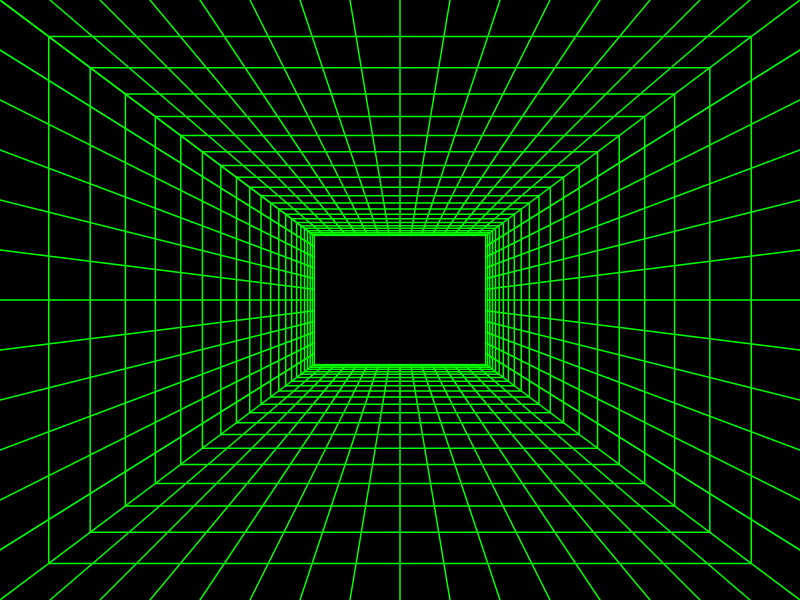
Frame 1 (no input)
Frame 60 (no input): identical to frame 1, image omitted
Frame 120 (the mouse pressed at the canvas centre since frame 60): identical to frame 1, image omitted

The p5.js sketch that drew this single still picture (run headless with seeded random() and noise() and a simulated clock; from frame 60 on, the mouse is pressed at the canvas centre):

// p5.js sketch
// ── sketch.js
// http://purin.co/Experiments-with-P5-js

function setup() {
  createCanvas(800, 600);
  background(0);

  strokeWeight(1.5);
  stroke(0, 255, 0);

  // draw lines from middle
  // draw lines to top
  for (let i = 0; i < width; i += 50) {
    line(width / 2, height / 2, i, 0);
  }
  // to right
  for (let i = 0; i < height; i += 50) {
    line(width / 2, height / 2, width, i);
  }
  // to bottom
  for (let i = 0; i <= width; i += 50) {
    line(width / 2, height / 2, i, height);
  }
  // to left
  for (let i = 0; i < height; i += 50) {
    line(width / 2, height / 2, 0, i);
  }

  // draw concentric rectangles
  rectMode(CENTER);
  noFill();

  let easing = .15;
  let size = width;
  let rectWidth = 150;
  // let easing = .15;
  // let size = width;
  // let rectWidth = 200;

  for (let i = 0; i <= 20; i++) {
    size += (rectWidth - size) * easing;
    rect(width / 2 , height / 2, size, size * 3 / 4);
  }

  // draw center rectangle
  fill(0);
  // fill(200, 10, 125);
  noStroke();
  rect(width / 2, height / 2, (rectWidth + 20), (rectWidth + 20) * 3 / 4);
}

function draw() {

}
